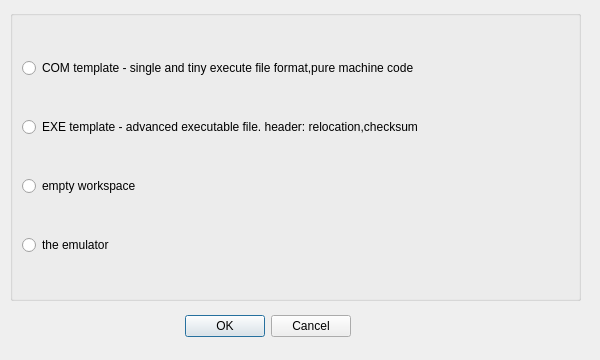
<?xml version="1.0" encoding="UTF-8"?>
<ui version="4.0">
 <class>NewDialog</class>
 <widget class="QDialog" name="NewDialog">
  <property name="geometry">
   <rect>
    <x>0</x>
    <y>0</y>
    <width>600</width>
    <height>360</height>
   </rect>
  </property>
  <property name="sizePolicy">
   <sizepolicy hsizetype="Fixed" vsizetype="Fixed">
    <horstretch>0</horstretch>
    <verstretch>0</verstretch>
   </sizepolicy>
  </property>
  <property name="windowTitle">
   <string>Choose Code Template</string>
  </property>
  <property name="windowIcon">
   <iconset resource="Images.qrc">
    <normaloff>:/icons/images/icons/CPU.ico</normaloff>:/icons/images/icons/CPU.ico</iconset>
  </property>
  <property name="modal">
   <bool>true</bool>
  </property>
  <widget class="QDialogButtonBox" name="buttonBox">
   <property name="geometry">
    <rect>
     <x>160</x>
     <y>310</y>
     <width>191</width>
     <height>32</height>
    </rect>
   </property>
   <property name="sizePolicy">
    <sizepolicy hsizetype="Fixed" vsizetype="Fixed">
     <horstretch>0</horstretch>
     <verstretch>0</verstretch>
    </sizepolicy>
   </property>
   <property name="orientation">
    <enum>Qt::Horizontal</enum>
   </property>
   <property name="standardButtons">
    <set>QDialogButtonBox::Cancel|QDialogButtonBox::Ok</set>
   </property>
  </widget>
  <widget class="QGroupBox" name="groupBox">
   <property name="geometry">
    <rect>
     <x>10</x>
     <y>10</y>
     <width>571</width>
     <height>291</height>
    </rect>
   </property>
   <property name="title">
    <string/>
   </property>
   <property name="flat">
    <bool>false</bool>
   </property>
   <layout class="QVBoxLayout" name="verticalLayout">
    <item>
     <widget class="QRadioButton" name="radioButton">
      <property name="tabletTracking">
       <bool>false</bool>
      </property>
      <property name="layoutDirection">
       <enum>Qt::LeftToRight</enum>
      </property>
      <property name="text">
       <string>COM template - single and tiny execute file format,pure machine code</string>
      </property>
     </widget>
    </item>
    <item>
     <widget class="QRadioButton" name="radioButton_2">
      <property name="text">
       <string>EXE template - advanced executable file. header: relocation,checksum</string>
      </property>
     </widget>
    </item>
    <item>
     <widget class="QRadioButton" name="radioButton_3">
      <property name="text">
       <string>empty workspace</string>
      </property>
     </widget>
    </item>
    <item>
     <widget class="QRadioButton" name="radioButton_4">
      <property name="text">
       <string>the emulator</string>
      </property>
     </widget>
    </item>
   </layout>
  </widget>
 </widget>
 <resources>
  <include location="Images.qrc"/>
 </resources>
 <connections>
  <connection>
   <sender>buttonBox</sender>
   <signal>accepted()</signal>
   <receiver>NewDialog</receiver>
   <slot>accept()</slot>
   <hints>
    <hint type="sourcelabel">
     <x>248</x>
     <y>254</y>
    </hint>
    <hint type="destinationlabel">
     <x>157</x>
     <y>274</y>
    </hint>
   </hints>
  </connection>
  <connection>
   <sender>buttonBox</sender>
   <signal>rejected()</signal>
   <receiver>NewDialog</receiver>
   <slot>reject()</slot>
   <hints>
    <hint type="sourcelabel">
     <x>316</x>
     <y>260</y>
    </hint>
    <hint type="destinationlabel">
     <x>286</x>
     <y>274</y>
    </hint>
   </hints>
  </connection>
 </connections>
</ui>
